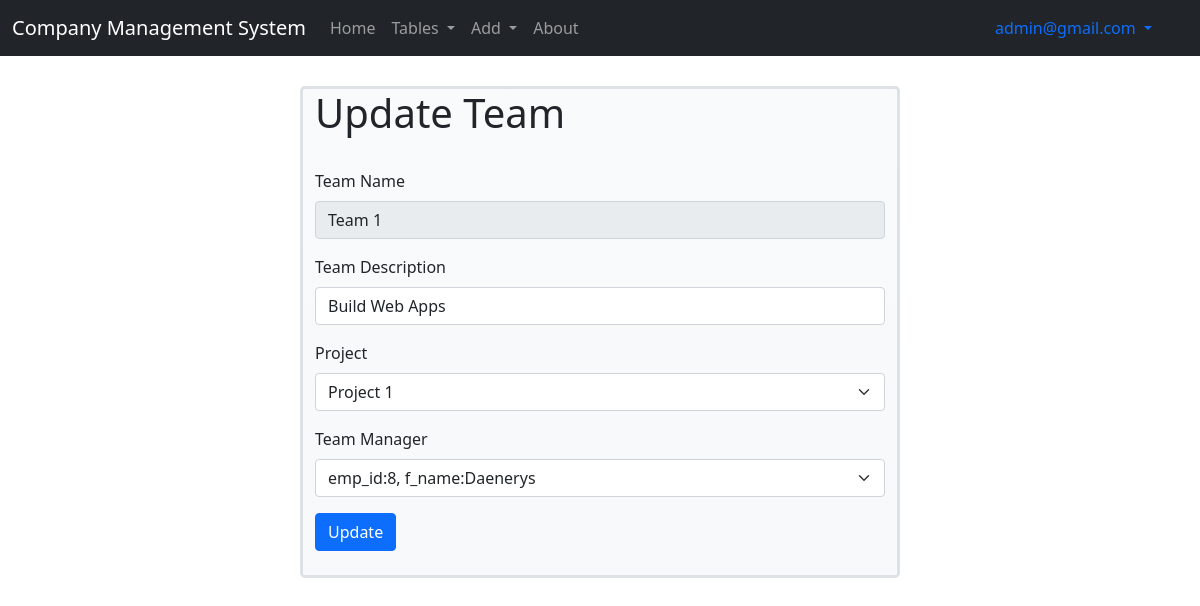
The page /team/4/update (signed in) on the database its author committed.
### application/models.py (models this page shows)
class User(db.Model, UserMixin):
    __tablename__ = 'user'
    id = db.Column(db.Integer, primary_key = True, autoincrement = True)
    username = db.Column(db.String, nullable = False)
    email = db.Column(db.String, unique = True, nullable = False)
    password = db.Column(db.String, nullable = False)
    active = db.Column(db.Boolean)
    roles = db.relationship('Role', secondary = 'roles_users')
    employee = db.relationship('Employee', backref = db.backref('user', uselist = False), primaryjoin = "User.id == Employee.user_id", uselist = False, cascade = "all, delete")

class Team(db.Model):
    __tablename__ = 'team'
    team_id = db.Column(db.Integer, primary_key = True, autoincrement = True)
    team_name = db.Column(db.String, nullable = False, unique = True)
    team_descr = db.Column(db.String)
    proj_id = db.Column(db.Integer, db.ForeignKey("project.proj_id"))
    mgr_emp_id = db.Column(db.Integer, db.ForeignKey("employee.emp_id"))
    mgr_emp = db.relationship('Employee', uselist = False, primaryjoin = "Team.mgr_emp_id == Employee.emp_id")
    proj = db.relationship('Project', uselist = False, primaryjoin = "Team.proj_id == Project.proj_id")
    emps = db.relationship('Employee', backref = db.backref('team', uselist = False), primaryjoin = "Team.team_id == Employee.team_id")

### application/controllers.py (the view, shortened to what this page needs)
@app.route("/team/<int:team_id>/update", methods = ["GET", "POST"])
@roles_required('admin')
def update_team(team_id):
    team = Team.query.filter(Team.team_id == team_id).one()
    form = UpdateTeamForm(obj=team)
    form.mgr_emp_id.choices = emp_list()
    form.proj_id.choices = proj_list()
    if request.method == "GET":
        return render_template("update_team.html", form = form, team_id = team_id)

### application/forms.py
class UpdateTeamForm(FlaskForm):
    team_name = StringField('Team Name', validators=[DataRequired()])
    team_descr = StringField('Team Description')
    proj_id = SelectField('Project', choices=[], validators=[DataRequired()])
    mgr_emp_id = SelectField('Team Manager', choices=[])

### application/controllers.py (called while the page is built)
def emp_list():
    emps = [(emp.emp_id,f'emp_id:{emp.emp_id}, f_name:{emp.f_name}') for emp in db.session.query(Employee).all()]
    emps = [(None,'None')] + emps
    return emps

def proj_list():
    projs = [(proj.proj_id,proj.proj_name) for proj in db.session.query(Project).all()]
    projs = [(None,'None')] + projs
    return projs

### templates/update_team.html (shortened to what this page needs)
{% extends "base.html" %} {% block title %}Update Team{% endblock %} {% block
body_content %}
<div
  class="container w-50 bg-light bg-gradient border border-3 rounded-3"
  style="margin-top: 30px"
>
  <h1>Update Team</h1>
  <br />
  <form
    action="/team/{{ team_id }}/update"
    method="post"
    name="update_team_form"
  >
    <div class="mb-3">
      {{ form.team_name.label(class="form-label") }}
      <div class="">
        {{ form.team_name(class="form-control", disabled = True) }}
      </div>
    </div>
    <div class="mb-3">
      {{ form.team_descr.label(class="form-label") }}
      <div class="">{{ form.team_descr(class="form-control") }}</div>
    </div>
    <div class="mb-3">
      {{ form.proj_id.label(class="form-label") }}
      <div class="">{{ form.proj_id(class="form-select") }}</div>
    </div>
    <div class="mb-3">
      {{ form.mgr_emp_id.label(class="form-label") }}
      <div class="">{{ form.mgr_emp_id(class="form-select") }}</div>
    </div>
    <div>
      <input
        class="btn btn-primary"
        id="submit"
        name="submit"
        type="submit"
        value="Update"
      />
    </div>
  </form>
  <br />
</div>
{% endblock %}

### templates/base.html (shortened to what this page needs)
<!DOCTYPE html>
<html lang="en">
  <head>
    <link
      href="https://cdn.jsdelivr.net/npm/bootstrap@5.1.3/dist/css/bootstrap.min.css"
      rel="stylesheet"
    />
  </head>
  <body>
    <nav class="navbar navbar-expand-lg navbar-dark bg-dark">
      <div class="container-fluid">
        <a class="navbar-brand" href="#">Company Management System</a>
        <div class="collapse navbar-collapse" id="navbarText">
          <ul class="navbar-nav me-auto mb-2 mb-lg-0">
            <li class="nav-item">
              <a class="nav-link" id="home" aria-current="page" href="/home"
                >Home</a
              >
            </li>
            {% if current_user.is_authenticated %}
            <li class="nav-item dropdown">
              <a
                class="nav-link dropdown-toggle"
                href="#"
                id="navbarDropdown"
                role="button"
                data-bs-toggle="dropdown"
                aria-expanded="false"
              >
                Tables
              </a>
            </li>
            <li class="nav-item dropdown">
              <a
                class="nav-link dropdown-toggle"
                href="#"
                id="navbarDropdown"
                role="button"
                data-bs-toggle="dropdown"
                aria-expanded="false"
              >
                Add
              </a>
            </li>
            <li class="nav-item">
              <a class="nav-link" id="about" href="/about">About</a>
            </li>
            {% endif %} {% block navbar_items %}{% endblock %}
          </ul>
          <div>
            <div class="nav-item dropdown" style="margin-right: 20px">
              <a
                class="nav-link dropdown-toggle"
                href="#"
                id="navbarDropdownMenuLink"
                role="button"
                data-bs-toggle="dropdown"
                aria-expanded="false"
              >
                {% if current_user.is_authenticated %} {{ current_user.email }}
                {% else %} Not logged in {% endif %}
              </a>
            </div>
          </div>
        </div>
      </div>
    </nav>
    {% block body_content %}{% endblock %}
  </body>
</html>

### rows shown on the page
User: email "admin@gmail.com"
Team: team_name "Team 1", team_descr "Build Web Apps", proj_id "Project 1", mgr_emp_id "emp_id:8, f_name:Daenerys"
